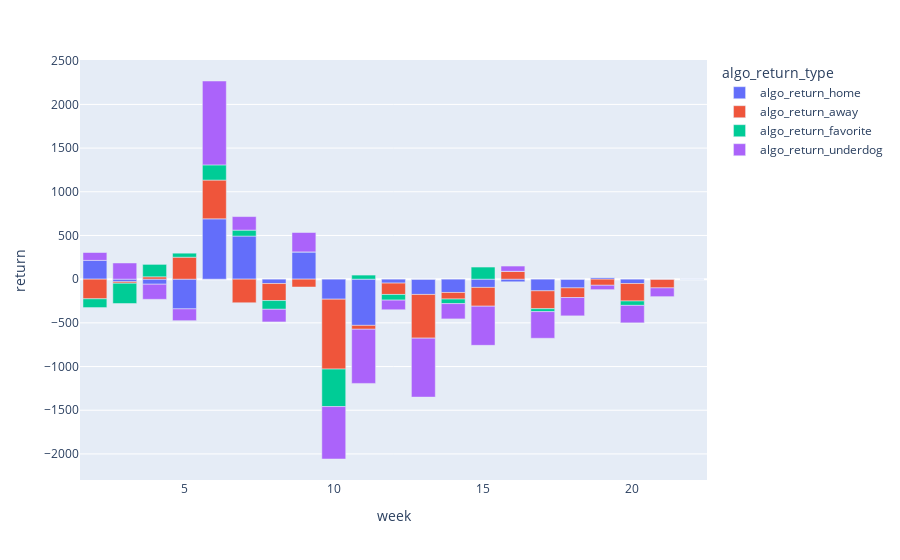

Notebook code for this chart:
### Code cell
# Week by week return 

fig = px.bar(test_pivoted, x="week", y="return", color='algo_return_type')
fig.show()

### Figure 1 — Plotly figure (JSON) as saved in the notebook; plotly's stock layout.template omitted (floating-point values rounded to 4 significant figures)
{"data": [{"alignmentgroup": "True", "hovertemplate": "algo_return_type=algo_return_home<br>week=%{x}<br>return=%{y}<extra></extra>", "legendgroup": "algo_return_home", "marker": {"color": "#636efa"}, "name": "algo_return_home", "offsetgroup": "algo_return_home", "orientation": "v", "showlegend": true, "textposition": "auto", "type": "bar", "x": [2, 3, 4, 5, 6, 7, 8, 9, 10, 11, 12, 13, 14, 15, 16, 17, 18, 19, 20, 21, 22], "xaxis": "x", "y": [215, -30, -57.89, -340.1, 690, 493.0, -50, 312, -229.1, -529.1, -45.03, -175, -152.4, -94.41, -30, -133.4, -100, 20, -50, 0, 0], "yaxis": "y"}, {"alignmentgroup": "True", "hovertemplate": "algo_return_type=algo_return_away<br>week=%{x}<br>return=%{y}<extra></extra>", "legendgroup": "algo_return_away", "marker": {"color": "#EF553B"}, "name": "algo_return_away", "offsetgroup": "algo_return_away", "orientation": "v", "showlegend": true, "textposition": "auto", "type": "bar", "x": [2, 3, 4, 5, 6, 7, 8, 9, 10, 11, 12, 13, 14, 15, 16, 17, 18, 19, 20, 21, 22], "xaxis": "x", "y": [-225, -16.73, 27, 251.2, 443.9, -270, -194.8, -90, -800, -44.24, -130, -500, -75, -215, 90, -204.8, -110, -70, -200, -100, 0], "yaxis": "y"}, {"alignmentgroup": "True", "hovertemplate": "algo_return_type=algo_return_favorite<br>week=%{x}<br>return=%{y}<extra></extra>", "legendgroup": "algo_return_favorite", "marker": {"color": "#00cc96"}, "name": "algo_return_favorite", "offsetgroup": "algo_return_favorite", "orientation": "v", "showlegend": true, "textposition": "auto", "type": "bar", "x": [2, 3, 4, 5, 6, 7, 8, 9, 10, 11, 12, 13, 14, 15, 16, 17, 18, 19, 20, 21, 22], "xaxis": "x", "y": [-100, -232.0, 142.1, 46.09, 173.9, 68.03, -100, 0, -429.1, 46.68, -65.03, 0, -52.38, 138.6, 0, -33.45, 0, 0, -50, 0, 0], "yaxis": "y"}, {"alignmentgroup": "True", "hovertemplate": "algo_return_type=algo_return_underdog<br>week=%{x}<br>return=%{y}<extra></extra>", "legendgroup": "algo_return_underdog", "marker": {"color": "#ab63fa"}, "name": "algo_return_underdog", "offsetgroup": "algo_return_underdog", "orientation": "v", "showlegend": true, "textposition": "auto", "type": "bar", "x": [2, 3, 4, 5, 6, 7, 8, 9, 10, 11, 12, 13, 14, 15, 16, 17, 18, 19, 20, 21, 22], "xaxis": "x", "y": [90, 185.2, -173, -135, 960, 155, -144.8, 222, -600, -620, -110, -675, -175, -448, 60, -304.8, -210, -50, -200, -100, 0], "yaxis": "y"}], "layout": {"barmode": "relative", "legend": {"title": {"text": "algo_return_type"}, "tracegroupgap": 0}, "margin": {"t": 60}, "xaxis": {"anchor": "y", "domain": [0, 1], "title": {"text": "week"}}, "yaxis": {"anchor": "x", "domain": [0, 1], "title": {"text": "return"}}}}
